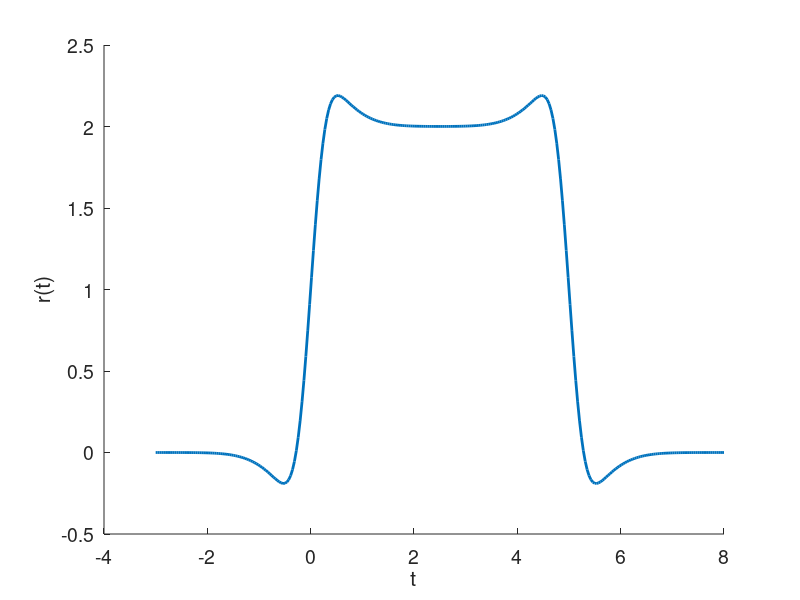
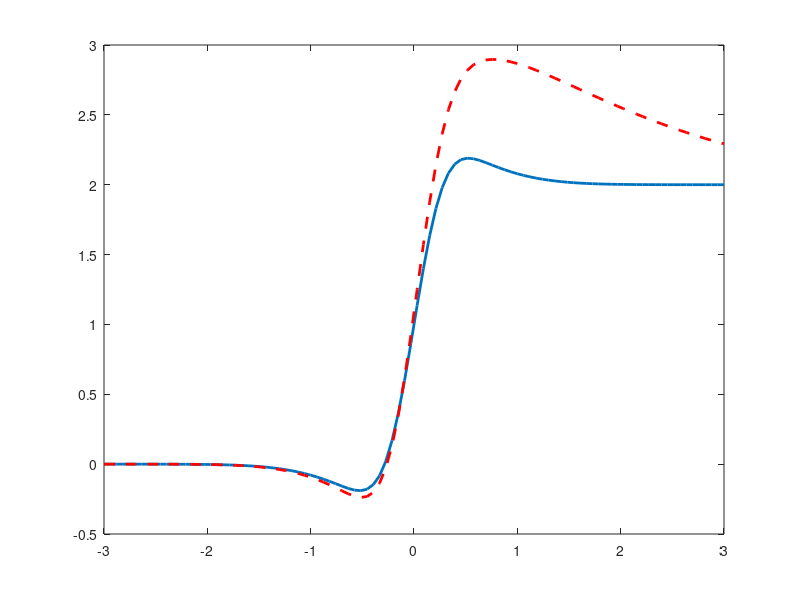

MATLAB code to generate these figures, in order:
% Code to solve exercises on receptive fields in Chapter 19

clear all
close all
clc

s1 = 3;
s2 = 1;
g1 = 3;
g2 = 1;
c = 1;

t = linspace(-3,3,100);
f = @(x) g1*s1*exp(-s1*s1.*x.*x)/pi^0.5 - g2*s2*exp(-s2*s2.*x.*x)/pi^0.5;   % The receptive field as a sum of Gaussians
transient = @(x,t) f(x).*(t-x/c).*exp(x/c-t);                               % transient response assuming a non-instantaneous response
R = (g1/2)*(1 + erf(s1*c*t)) - (g2/2)*(1 + erf(s2*c*t));                    % response to a semi-infinite bar moving at speed c

% Calculate moving bar response numerically. You can probably do this more
% efficiently. Oh dear.
for i=1:100
steady_f(i) = integral(f,-Inf,t(i));
transient_f(i) = integral(@(x)transient(x,t(i)),-Inf,t(i));
end

figure(1)
plot(t,R,'LineWidth',2)
hold on
%plot(t,steady_f,'r--','LineWidth',2)
plot(t,steady_f + transient_f,'r--','LineWidth',2)


%% Now calculate the response to a moving bar, width w

t = linspace(-3,8,300);
w = 5;
c=1;
R = (g1/2)*erf(s1*c*t) - (g2/2)*erf(s2*c*t) - (g1/2)*erf(s1*(c*t-w)) + (g2/2)*erf(s2*(c*t-w));                   

figure(2)
plot(t,R,'LineWidth',2)
set(gca,'Fontsize',14)
xlabel('t')
ylabel('r(t)')
box off
hold on

saveas(2,'../../Math-Physiol-3rd-Edition/figures/chap_19_retina/exercises/receptive_field.png')
